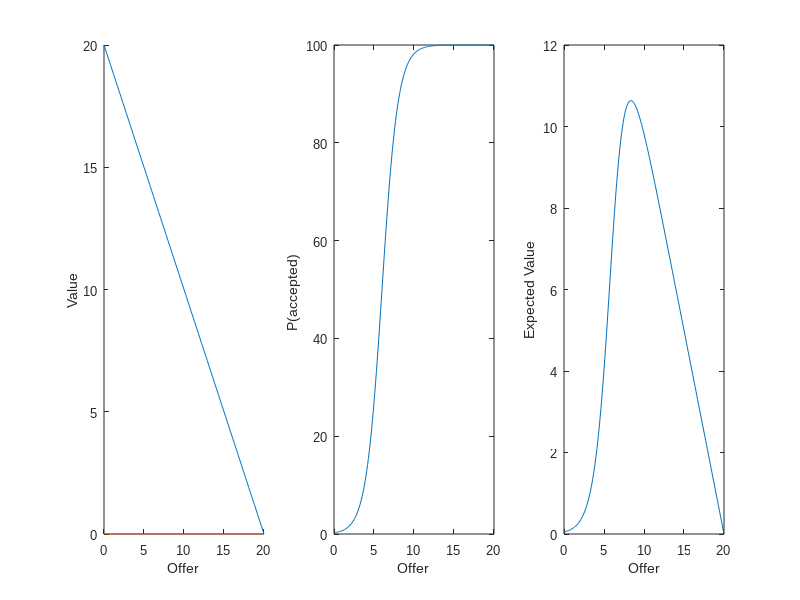
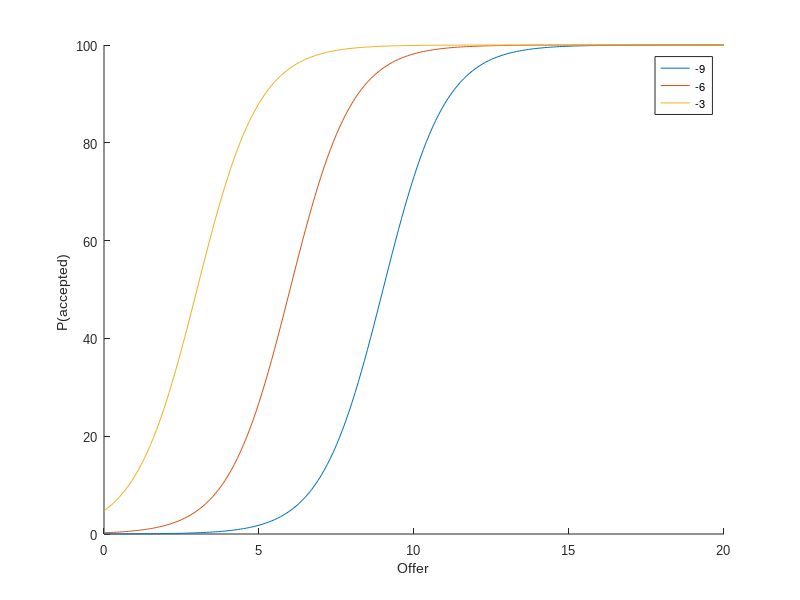
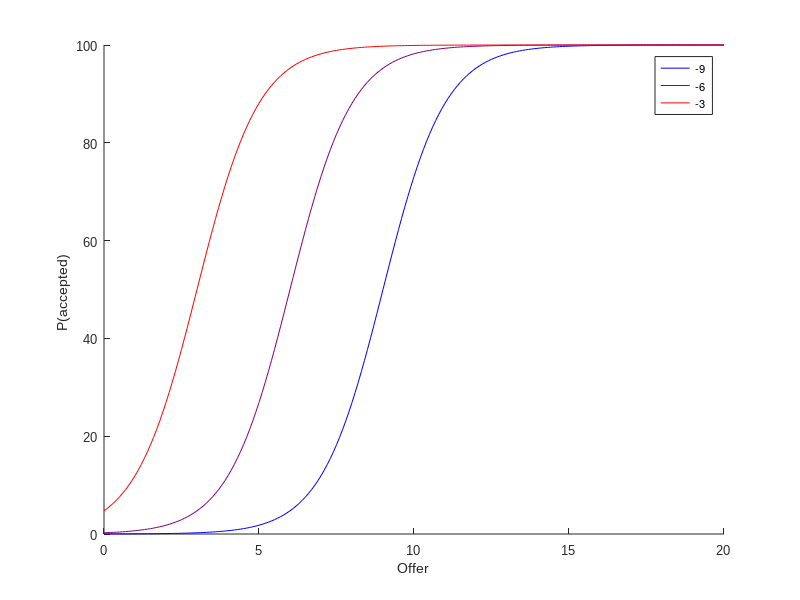
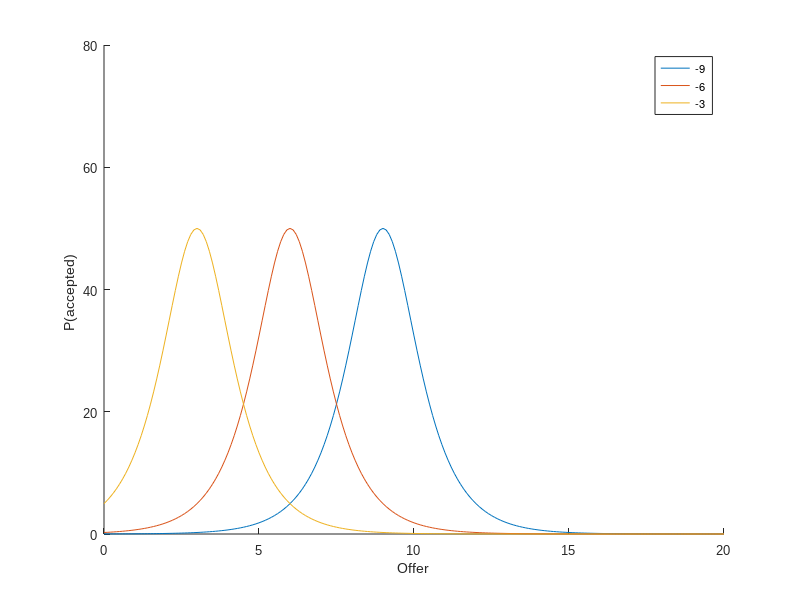

Source code (MATLAB) for these figures, in order:
clear all
close all
clc



offers      = 0:1:20;
suboffers   = 0:.1:20;
endow       = 20*ones(1,numel(offers));% parameters of the simulation
subendow    = 20*ones(1,numel(suboffers));% parameters of the simulation

P = [-6 1];

% logistic choice function
%--------------------------
logitp = @(b,x) exp(b(1)+b(2).*(x))./(1+exp(b(1)+b(2).*(x)));

logitd = @(b,x) exp(-(x-b(1))./b(2))./(b(2).*(1+exp(-(x-b(1))./b(2)).^2));

% Generate params

V = (subendow - suboffers);
PA = logitp(P,suboffers);
EV = (subendow - suboffers).*logitp(P,suboffers);


h1 = figure('Units', 'pixels', ...
    'Position', [400 300 800 200]);
set(gcf,'Color',[1,1,1])

subplot(1,3,1)
hold on
plot(suboffers,V,'-')
plot(suboffers,zeros(1,numel(suboffers)),'-')
hX = xlabel('Offer');
hY = ylabel('Value');
set(gca,'XLim',[0 20],...
    'YLim',[0 20],...
    'FontName','Arial',...
    'FontSize',9)

subplot(1,3,2)
plot(suboffers,100*PA,'-')
hX = xlabel('Offer');
hY = ylabel('P(accepted) ');
set(gca,'XLim',[0 20],...
    'YLim',[0 100],...
    'FontName','Arial',...
    'FontSize',9)

subplot(1,3,3)
plot(suboffers,EV,'-')
hX = xlabel('Offer');
hY = ylabel('Expected Value');
set(gca,'XLim',[0 20],...
    'YLim',[0 12],...
    'FontName','Arial',...
    'FontSize',9)


% toPPT(h1,'format','vec')



%%
h2a = figure('Units', 'pixels', ...
    'Position', [400 300 250 200]);
set(gcf,'Color',[1,1,1])

hold on
PA1 = logitp([-9 1],suboffers);
PA2 = logitp([-6 1],suboffers);
PA3 = logitp([-3 1],suboffers);
plot(suboffers,100*PA1,'-')
plot(suboffers,100*PA2,'-')
plot(suboffers,100*PA3,'-')
hX = xlabel('Offer');
hY = ylabel('P(accepted) ');
set(gca,'XLim',[0 20],...
    'YLim',[0 100],...
    'FontName','Arial',...
    'FontSize',9)
legend('-9','-6','-3')


%%
h2b = figure('Units', 'pixels', ...
    'Position', [400 300 250 200]);
set(gcf,'Color',[1,1,1])

hold on
PA1 = logitp([-9 1],suboffers);
PA2 = logitp([-6 1],suboffers);
PA3 = logitp([-3 1],suboffers);
plot(suboffers,100*PA1,'-','Color',[0,0,1])
plot(suboffers,100*PA2,'-','Color',[.5,0,.5])
plot(suboffers,100*PA3,'-','Color',[1,0,0])
hX = xlabel('Offer');
hY = ylabel('P(accepted) ');
set(gca,'XLim',[0 20],...
    'YLim',[0 100],...
    'FontName','Arial',...
    'FontSize',9)
legend('-9','-6','-3')




% toPPT(h2b,'format','vec')


h3 = figure('Units', 'pixels', ...
    'Position', [400 300 250 200]);
set(gcf,'Color',[1,1,1])

hold on
PA1 = logitd([9./1 1],suboffers);
PA2 = logitd([6 1],suboffers);
PA3 = logitd([3 1],suboffers);
plot(suboffers,100*PA1,'-')
plot(suboffers,100*PA2,'-')
plot(suboffers,100*PA3,'-')
hX = xlabel('Offer');
hY = ylabel('P(accepted) ');
set(gca,'XLim',[0 20],...
    'YLim',[0 80],...
    'FontName','Arial',...
    'FontSize',9)
legend('-9','-6','-3')

% toPPT(h3,'format','vec')
%%
h4 = figure('Units', 'pixels', ...
    'Position', [400 300 500 200]);
set(gcf,'Color',[1,1,1])

pEV = (endow - offers).*logitp(P,offers);
subplot(1,2,1)
plot(offers,pEV,'-')
hX = xlabel('Offer');
hY = ylabel('Expected Value');
set(gca,'XLim',[0 20],...
    'YLim',[0 12],...
    'FontName','Arial',...
    'FontSize',9)

subplot(1,2,2)
hold on
PC1 = exp(.25.*pEV) ./ sum(exp(.25.*pEV));   %
PC2 = exp(1.*pEV) ./ sum(exp(1.*pEV));   %
PC3 = exp(5.*pEV) ./ sum(exp(5.*pEV));   %
plot(offers,100*PC1,'-')
plot(offers,100*PC2,'-')
plot(offers,100*PC3,'-')
hX = xlabel('Offer');
hY = ylabel('probability choice');
set(gca,'XLim',[0 20],...
    'YLim',[0 80],...
    'FontName','Arial',...
    'FontSize',9)
legend('0.25','1','5')



h5 = figure('Units', 'pixels', ...
    'Position', [400 300 500 200]);
set(gcf,'Color',[1,1,1])

subplot(1,2,1)
plot(suboffers,EV,'-')
hX = xlabel('Offer');
hY = ylabel('Expected Value');
set(gca,'XLim',[0 20],...
    'YLim',[0 12],...
    'FontName','Arial',...
    'FontSize',9)

subplot(1,2,2)
hold on
PC1 = exp(.25.*EV) ./ sum(exp(.25.*EV));   %
PC2 = exp(1.*EV) ./ sum(exp(1.*EV));   %
PC3 = exp(5.*EV) ./ sum(exp(5.*EV));   %
plot(suboffers,100*PC1,'-')
plot(suboffers,100*PC2,'-')
plot(suboffers,100*PC3,'-')
hX = xlabel('Offer');
hY = ylabel('probability choice');
set(gca,'XLim',[0 20],...
    'YLim',[0 10],...
    'FontName','Arial',...
    'FontSize',9)
legend('0.25','1','5')



 % toPPT(h5,'format','vec')